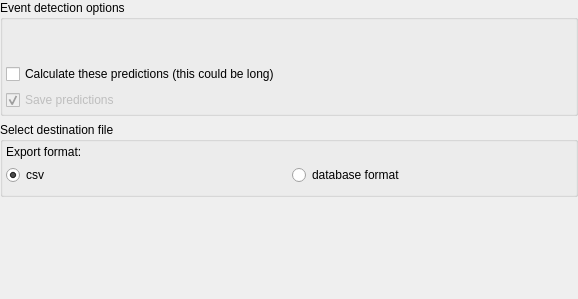
<?xml version="1.0" encoding="UTF-8"?>
<ui version="4.0">
 <class>ExportSongEventsOptions</class>
 <widget class="QWidget" name="ExportSongEventsOptions">
  <property name="geometry">
   <rect>
    <x>0</x>
    <y>0</y>
    <width>578</width>
    <height>299</height>
   </rect>
  </property>
  <property name="windowTitle">
   <string>Form</string>
  </property>
  <layout class="QVBoxLayout" name="verticalLayout">
   <property name="leftMargin">
    <number>0</number>
   </property>
   <property name="topMargin">
    <number>0</number>
   </property>
   <property name="rightMargin">
    <number>0</number>
   </property>
   <property name="bottomMargin">
    <number>0</number>
   </property>
   <item>
    <widget class="QGroupBox" name="groupBox">
     <property name="title">
      <string>Event detection options</string>
     </property>
     <layout class="QVBoxLayout" name="verticalLayout_4">
      <property name="leftMargin">
       <number>3</number>
      </property>
      <property name="topMargin">
       <number>3</number>
      </property>
      <property name="rightMargin">
       <number>3</number>
      </property>
      <property name="bottomMargin">
       <number>3</number>
      </property>
      <item>
       <widget class="SongEventsOptions" name="song_events_options" native="true"/>
      </item>
      <item>
       <widget class="QFrame" name="frame_calculate_predictions">
        <property name="frameShape">
         <enum>QFrame::NoFrame</enum>
        </property>
        <property name="frameShadow">
         <enum>QFrame::Plain</enum>
        </property>
        <layout class="QVBoxLayout" name="verticalLayout_2">
         <property name="leftMargin">
          <number>0</number>
         </property>
         <property name="topMargin">
          <number>15</number>
         </property>
         <property name="rightMargin">
          <number>0</number>
         </property>
         <property name="bottomMargin">
          <number>0</number>
         </property>
         <item>
          <widget class="QLabel" name="lbl_no_preds">
           <property name="text">
            <string/>
           </property>
          </widget>
         </item>
         <item>
          <widget class="QCheckBox" name="checkbox_calculate_predictions">
           <property name="text">
            <string>Calculate these predictions (this could be long)</string>
           </property>
          </widget>
         </item>
         <item>
          <widget class="QCheckBox" name="checkbox_save">
           <property name="enabled">
            <bool>false</bool>
           </property>
           <property name="text">
            <string>Save predictions</string>
           </property>
           <property name="checked">
            <bool>true</bool>
           </property>
          </widget>
         </item>
        </layout>
       </widget>
      </item>
     </layout>
    </widget>
   </item>
   <item>
    <widget class="QGroupBox" name="groupBox_2">
     <property name="title">
      <string>Select destination file</string>
     </property>
     <layout class="QVBoxLayout" name="verticalLayout_3">
      <property name="leftMargin">
       <number>3</number>
      </property>
      <property name="topMargin">
       <number>3</number>
      </property>
      <property name="rightMargin">
       <number>3</number>
      </property>
      <property name="bottomMargin">
       <number>3</number>
      </property>
      <item>
       <widget class="QLabel" name="label_2">
        <property name="text">
         <string>Export format:</string>
        </property>
       </widget>
      </item>
      <item>
       <layout class="QHBoxLayout" name="horizontalLayout">
        <item>
         <widget class="QRadioButton" name="radio_csv">
          <property name="text">
           <string>csv</string>
          </property>
          <property name="checked">
           <bool>true</bool>
          </property>
          <attribute name="buttonGroup">
           <string notr="true">radiogroup_format</string>
          </attribute>
         </widget>
        </item>
        <item>
         <widget class="QRadioButton" name="radio_db">
          <property name="text">
           <string>database format</string>
          </property>
          <attribute name="buttonGroup">
           <string notr="true">radiogroup_format</string>
          </attribute>
         </widget>
        </item>
       </layout>
      </item>
      <item>
       <widget class="FileChooser" name="file_chooser" native="true"/>
      </item>
     </layout>
    </widget>
   </item>
   <item>
    <spacer name="verticalSpacer">
     <property name="orientation">
      <enum>Qt::Vertical</enum>
     </property>
     <property name="sizeHint" stdset="0">
      <size>
       <width>20</width>
       <height>0</height>
      </size>
     </property>
    </spacer>
   </item>
  </layout>
 </widget>
 <customwidgets>
  <customwidget>
   <class>SongEventsOptions</class>
   <extends>QWidget</extends>
   <header>gui.widgets.options.song_events_options.h</header>
   <container>1</container>
  </customwidget>
  <customwidget>
   <class>FileChooser</class>
   <extends>QWidget</extends>
   <header>gui.widgets.common.file_chooser.h</header>
   <container>1</container>
  </customwidget>
 </customwidgets>
 <resources/>
 <connections/>
 <buttongroups>
  <buttongroup name="radiogroup_format"/>
 </buttongroups>
</ui>
